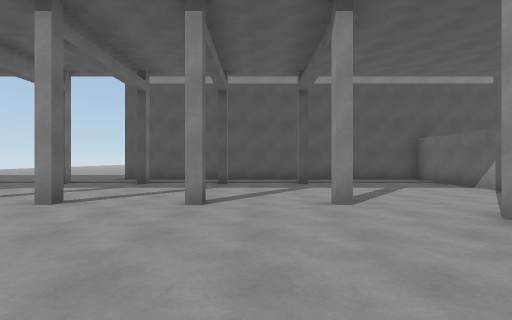
[1] (above)

18 first-person views from a walk through a Unity game level. The camera is 1.4 m above the floor, looks level and sees 85° across. The floor is counted in squares, 2 m on a side. Each view is taken from the middle of a square. On the plan, view 1 faces up. The plan holds only what a view shows up to about 9 squares ahead; the rest is blank. The place goes on beyond the plan. The player is left out.

[2]
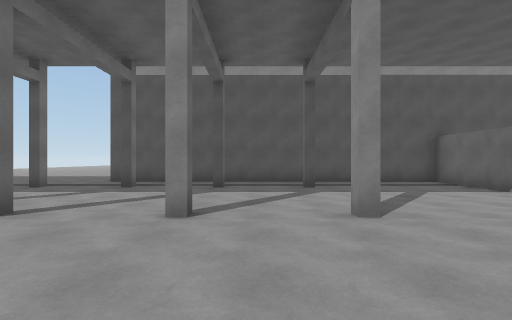

[3]
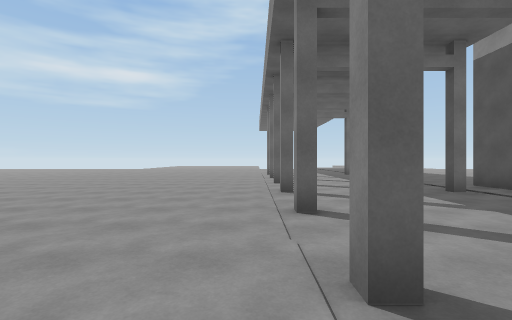

[4]
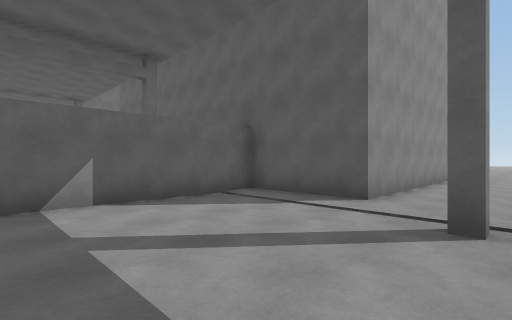

[5]
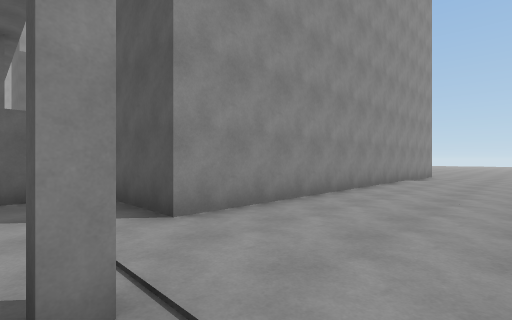

[6]
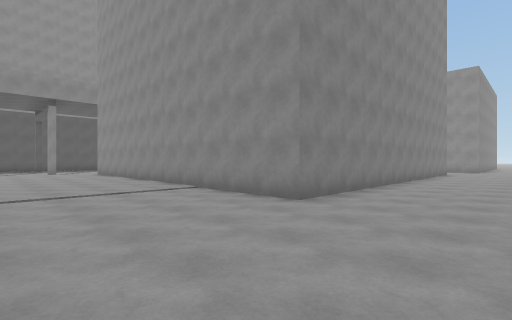

[7]
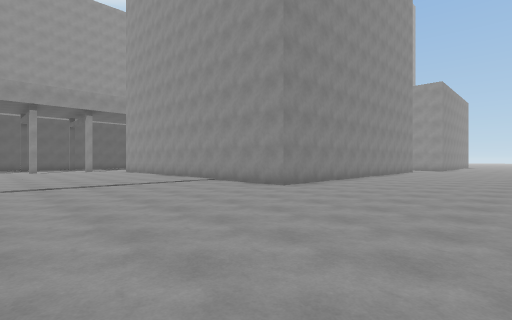

[8]
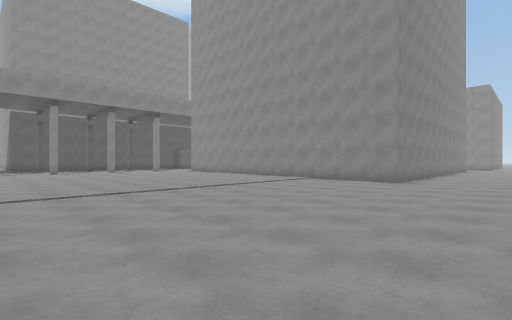

[9]
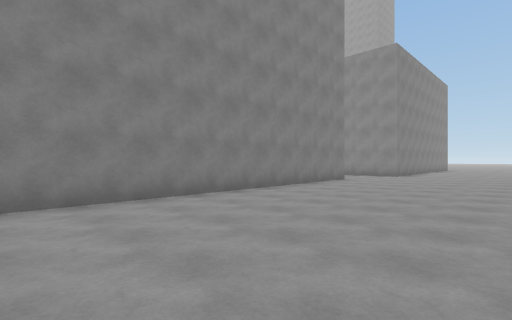

[10]
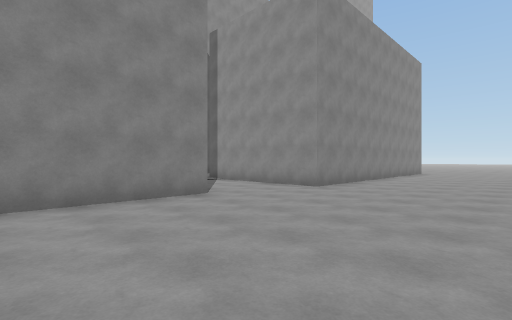

[11]
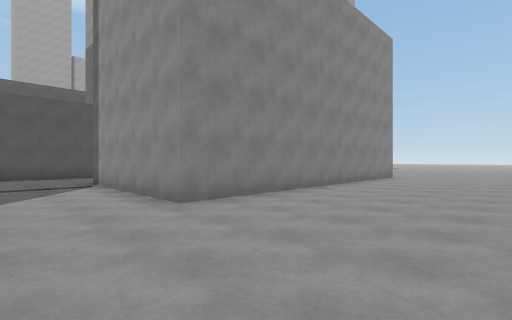

[12]
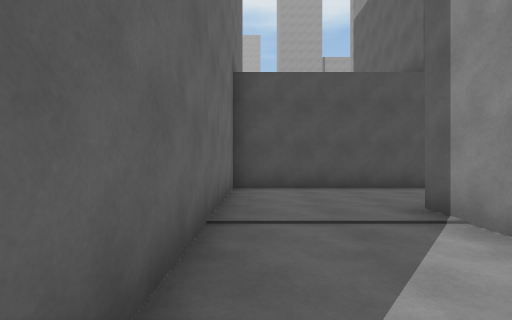

[13]
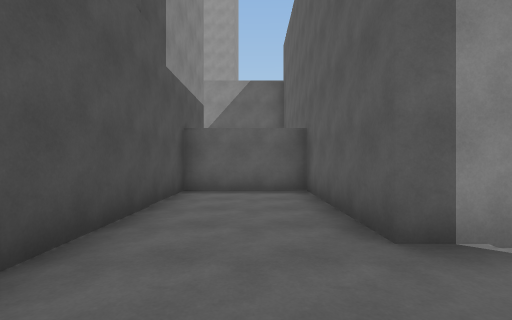

[14]
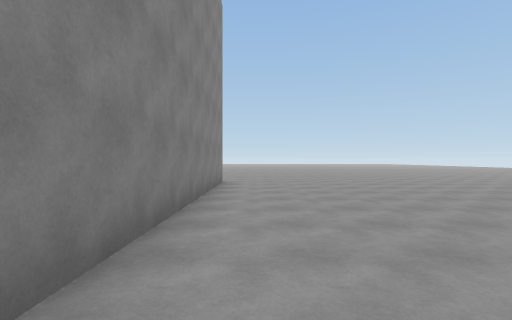

[15]
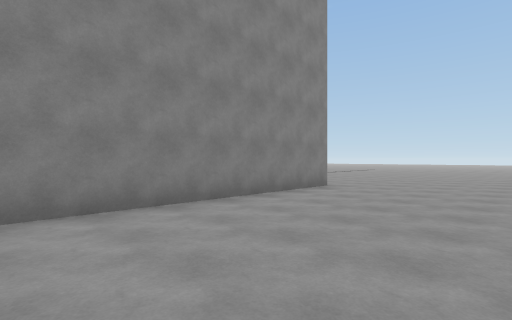

[16]
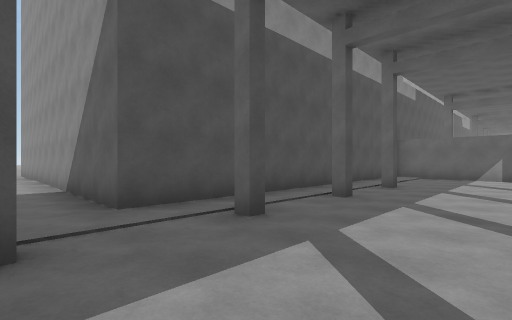

[17]
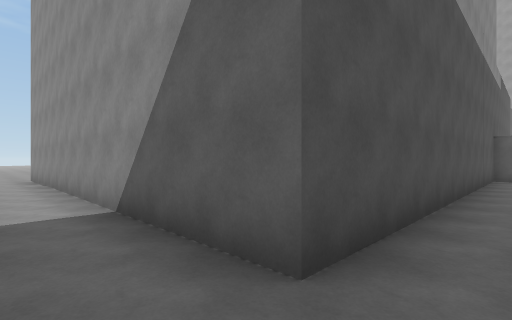

[18]
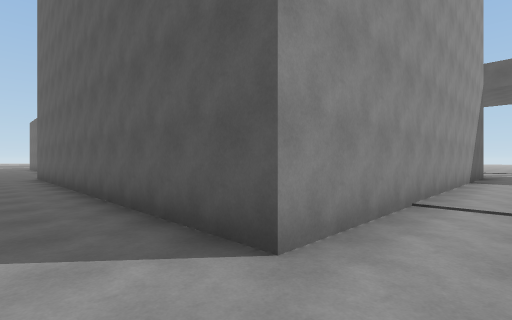

### Floor plan
Points are (right, up) in squares from view 1. A wall is a line through its corners. A room is listed if a view was taken in it or the views show most of it. See-through windows are left out.
Room 1 (views 1, 2, 3, 4, 5, 6, 7, 8, 9, 10, 11, 12, 13, 14, 15, 16, 17)
walls: (-0.8, 4.6) (-1.2, 4.6); (-0.8, 8.5) (-1.2, 8.5) (-1.2, 8.9); (14.5, -8.1) (3, -8.1) (3, 3.4) (5.8, 3.4) (5.8, 10) (-4.7, 10) (-4.7, 21.4); (26.9, -8.9) (17.3, -8.9) (17.3, -4.2) (21.3, -4.2) (21.3, -1.4) (14.5, -1.4) (14.5, -7.5)
ways out: opening at (-5.5, 21.5) to room 2
Room 2 (view 18)
walls: (-4.7, 21.4) (5.2, 21.4)
ways out: opening at (-5.5, 21.5) to room 1

Positions as (right, up) in squares from view 1, and headings:
1: (0, 0), facing up
2: (0, 1), facing up
3: (3, 4), facing left
4: (1, 8), facing down-right
5: (0, 5), facing down-right
6: (-1, -11), facing up-right
7: (-3, -13), facing up-right
8: (-6, -11), facing up-right
9: (5, -13), facing up-right
10: (11, -13), facing up-right
11: (15, -13), facing up-right
12: (15, -8), facing up
13: (15, -3), facing right
14: (18, -10), facing right
15: (20, -13), facing up-right
16: (-6, 6), facing up-right
17: (-6, 9), facing up-right
18: (-6, 23), facing down-right
